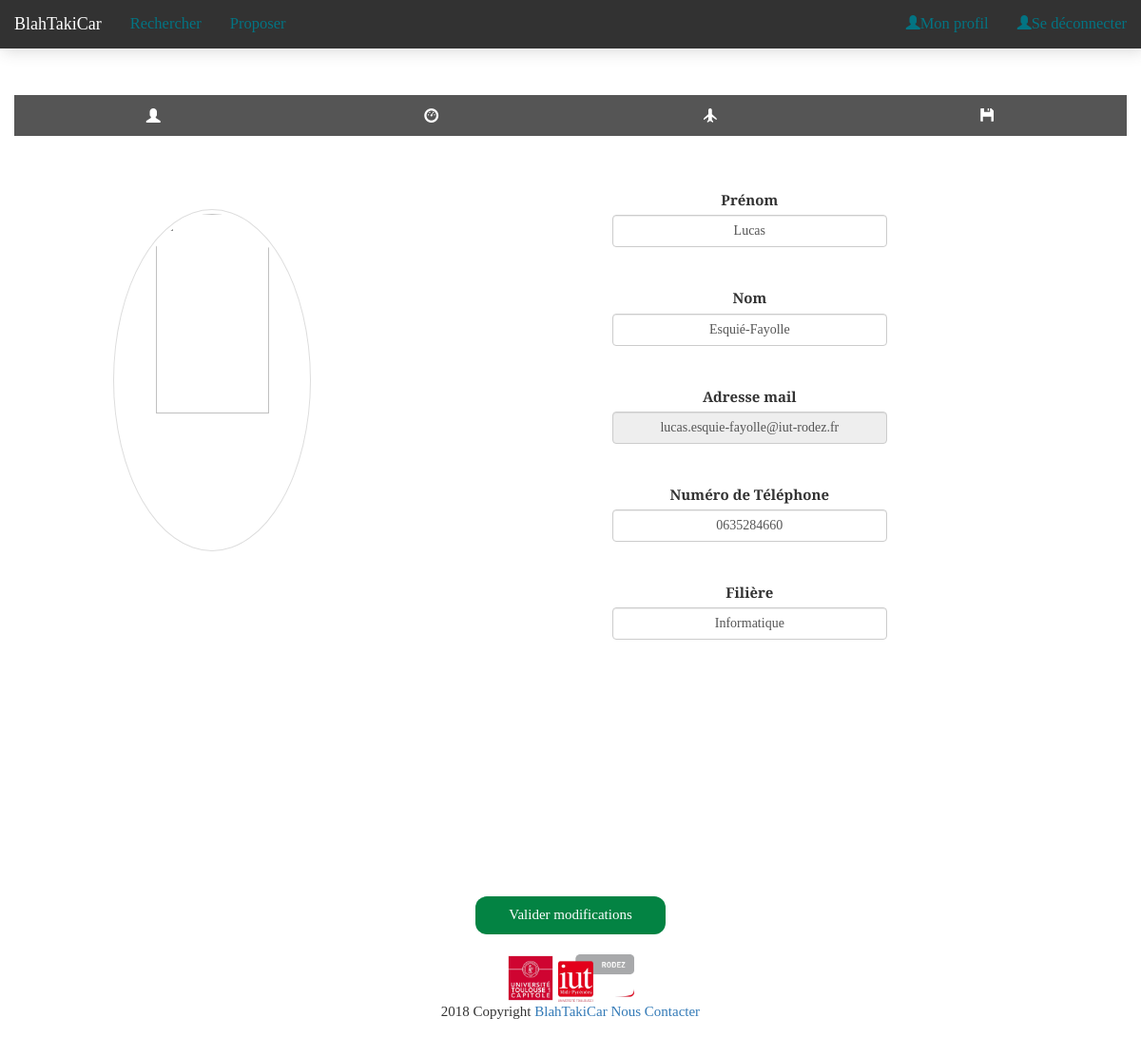
/users/userViewProfil.php (signed in), run on the app's committed database.
### tables this page shows
CREATE TABLE `utilisateur` (
  `mailUtilisateur` varchar(70) NOT NULL,
  `role` tinyint(4) NOT NULL DEFAULT '0',
  `nom` varchar(50) NOT NULL,
  `prenom` varchar(50) NOT NULL,
  `numTel` char(10) DEFAULT NULL,
  `filiere` varchar(20) NOT NULL,
  `photoUtilisateur` varchar(60) DEFAULT NULL,
  `mdp` varchar(255) NOT NULL,
  `cleconfirm` varchar(255) NOT NULL,
  `confirme` tinyint(1) NOT NULL DEFAULT '0',
  `immaVoiture` char(9) DEFAULT NULL,
  `marqueVoiture` varchar(25) DEFAULT NULL,
  `modeleVoiture` varchar(25) DEFAULT NULL,
  `couleurVoiture` varchar(25) DEFAULT NULL,
  `photoVoiture` varchar(80) DEFAULT NULL
);

### users/userController.php (called while the page is built, shortened)
<?php
require_once "userModel.php";
$action = get('action') ?: 'defaultAction';
$action(getPDO());
function defaultAction($pdo) {
    if(isset($_SESSION['id'])) {
        $valeur = recupInfoUser($pdo, $_SESSION['id']);
    }
    return null;
}
?>

### users/userModel.php (called while the page is built, shortened)
<?php
function recupInfoUser($pdo, $idUser) {
    try {
        $sql = "SELECT * FROM utilisateur WHERE mailUtilisateur = :idUser";
        $requete = $pdo->prepare($sql);
        $requete->execute(["idUser"=>$idUser]);
        $result = $requete->fetch(PDO::FETCH_ASSOC);
        return $result;
    } catch (PDOException $e) {
        $e->getMessage();
    }
}
?>

### users/userViewProfil.php (the view, shortened to what this page needs)
<?php session_start();
require_once "userController.php";
require_once '../utilities/header.php'; ?>
    <br xmlns="http://www.w3.org/1999/html"/><br/>
    <br/>
    <br/>
    <form method="post" action="#" enctype="multipart/form-data">
        <div class="container cadre">
            <div class="row">
                <button type="button" class="tablink" onclick="openPage('Profil', this)" id="defaultOpen"><span class="glyphicon glyphicon-user"></button>
                <button type="button" class="tablink" onclick="openPage('Voiture', this)"><span class="glyphicon glyphicon-dashboard"></button>
                <button type="button" class="tablink" onclick="openPage('Trajets', this)"><span class="glyphicon glyphicon-plane"></button>
                <button type="button" class="tablink" onclick="openPage('Archives', this)"><span class="glyphicon glyphicon-floppy-disk"></button>
                <div id="Profil" class="tabcontent">
                    <div class="col-lg-4">
                        <img src="<?=$valeur['photoUtilisateur']?>" class="avatar img-circle img-thumbnail" onclick="Fichier()"/>
                        <input type="file" id="my_file" name="imageUser" style="display: none;" /><br/><br/><br/>
                    </div>
                    <div class="col-lg-8">
                        <label for="prenom">Prénom</label>
                        <input type="text" name="prenom" class="form-control profilText" value="<?=$valeur['prenom'];?>"><br/><br/>
                        <label for="nom">Nom</label>
                        <input type="text" name="nom" class="form-control profilText" value="<?=$valeur['nom'];?>" ><br/><br/>
                        <label for="mail">Adresse mail</label>
                        <input type="email" name="mail" class="form-control profilText" value="<?=$valeur['mailUtilisateur'];?>" readonly><br/><br/>
                        <label for="tel">Numéro de Téléphone</label>
                        <input type="text" name="tel" class="form-control profilText" value="<?=$valeur['numTel'];?>"><br/><br/>
                        <label for="filiere">Filière</label>
                        <input type="text" name="filiere" class="form-control profilText" value="<?=$valeur['filiere'];?>"><br/><br/>
                    </div>
                </div>
                <br/><br/><input type="submit" class="bouton" value="Valider modifications"/><br/><br/>
            </div>
    </form>
<?php require_once '../utilities/footer2.php'; ?>

### public/style/style.css (style rules this page uses)
* { font-family: 'Bitter'; font-size: 15px; }
body { background-color: rgb(255, 255, 255) !important; overflow-x : hidden; }
.cadre { text-align:center; }
.bouton { width : 200px; height: 40px; border-radius:12px; background: #038343; border:none; color:#fff; }
.profilText { text-align: center; border: none; width: 100%; }
.avatar { width: 50%; padding:2%; }
.profilText { text-align: center; border: none; width: 80%; margin-left: 10%; margin-right:10% ; border-radius: 6px; }
.avatar { width:60%; padding:1%; margin-top: 20px; }
.tablink { background-color: #555; color: white; float: left; border: none; outline: none; cursor: pointer; padding: 14px 16px; font-size: 17px; width: 25%; }
.tabcontent { display: none; padding: 100px 20px; height: 100%; }

### data on the page
utilisateur: prenom "Lucas", nom "Esquié-Fayolle", mail "lucas.esquie-fayolle@iut-rodez.fr", tel "0635284660", filiere "Informatique"
